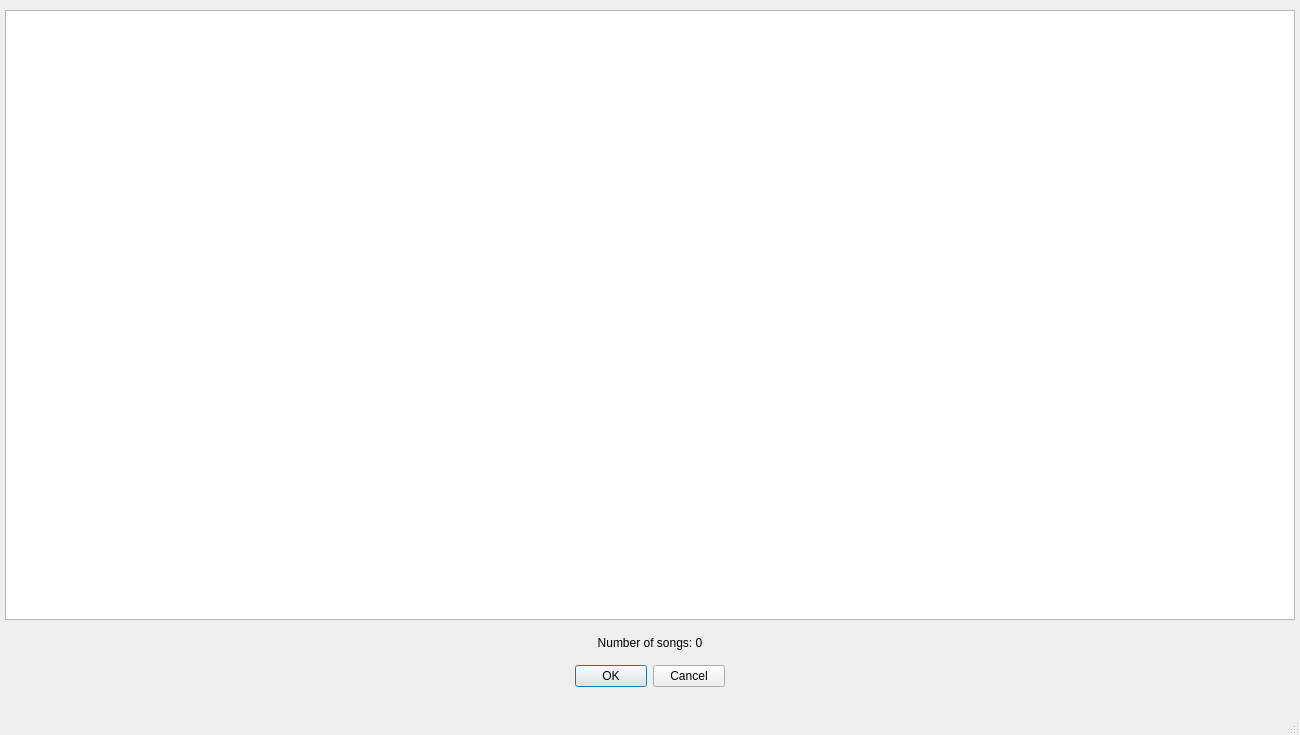
<?xml version="1.0" encoding="UTF-8"?>
<ui version="4.0">
 <class>SongListViewerWindow</class>
 <widget class="QMainWindow" name="SongListViewerWindow">
  <property name="geometry">
   <rect>
    <x>0</x>
    <y>0</y>
    <width>1300</width>
    <height>735</height>
   </rect>
  </property>
  <property name="windowTitle">
   <string>MainWindow</string>
  </property>
  <widget class="QWidget" name="centralwidget">
   <widget class="QDialogButtonBox" name="buttonBox">
    <property name="geometry">
     <rect>
      <x>575</x>
      <y>665</y>
      <width>150</width>
      <height>23</height>
     </rect>
    </property>
    <property name="standardButtons">
     <set>QDialogButtonBox::Cancel|QDialogButtonBox::Ok</set>
    </property>
   </widget>
   <widget class="QTableWidget" name="songListTableWidget">
    <property name="geometry">
     <rect>
      <x>5</x>
      <y>10</y>
      <width>1290</width>
      <height>610</height>
     </rect>
    </property>
   </widget>
   <widget class="QLabel" name="numSongsInTableLabel">
    <property name="geometry">
     <rect>
      <x>10</x>
      <y>625</y>
      <width>1280</width>
      <height>35</height>
     </rect>
    </property>
    <property name="text">
     <string>Number of songs: 0</string>
    </property>
    <property name="alignment">
     <set>Qt::AlignCenter</set>
    </property>
   </widget>
  </widget>
  <widget class="QMenuBar" name="menubar">
   <property name="geometry">
    <rect>
     <x>0</x>
     <y>0</y>
     <width>1300</width>
     <height>21</height>
    </rect>
   </property>
  </widget>
  <widget class="QStatusBar" name="statusbar"/>
 </widget>
 <resources/>
 <connections/>
</ui>
